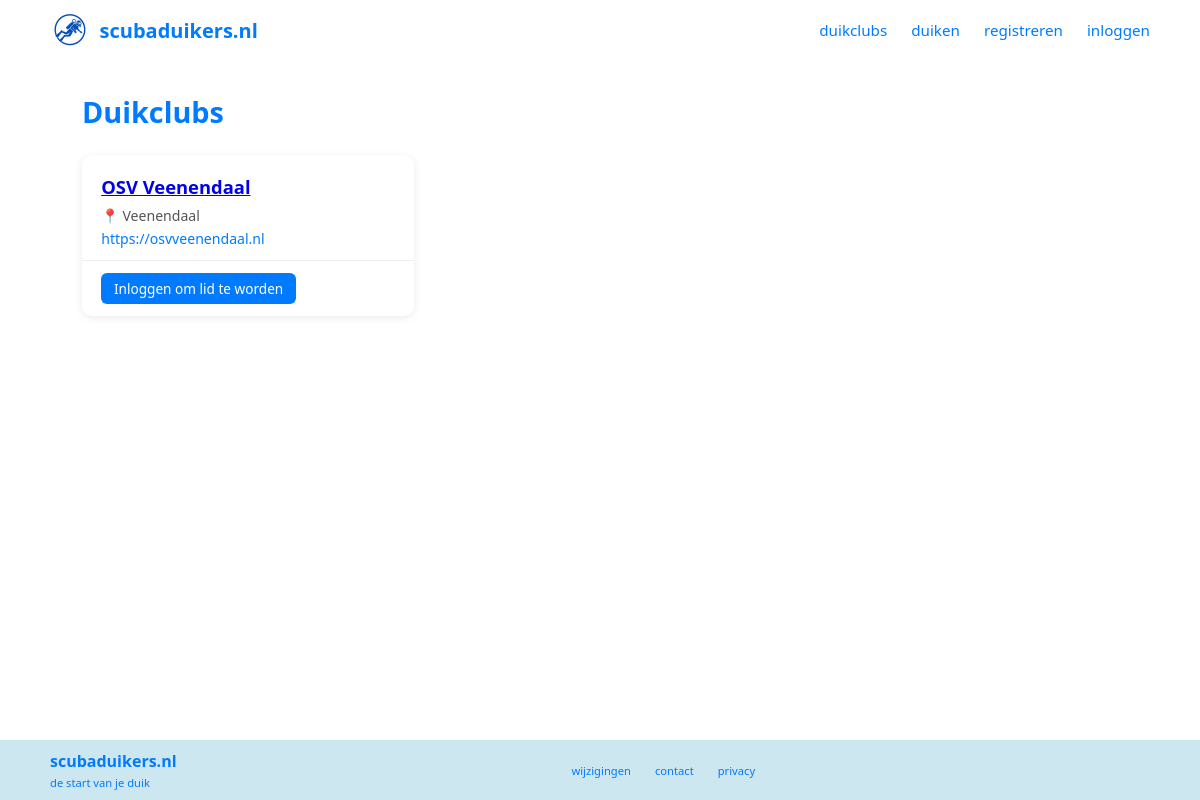
The app's page /clubs, older data.
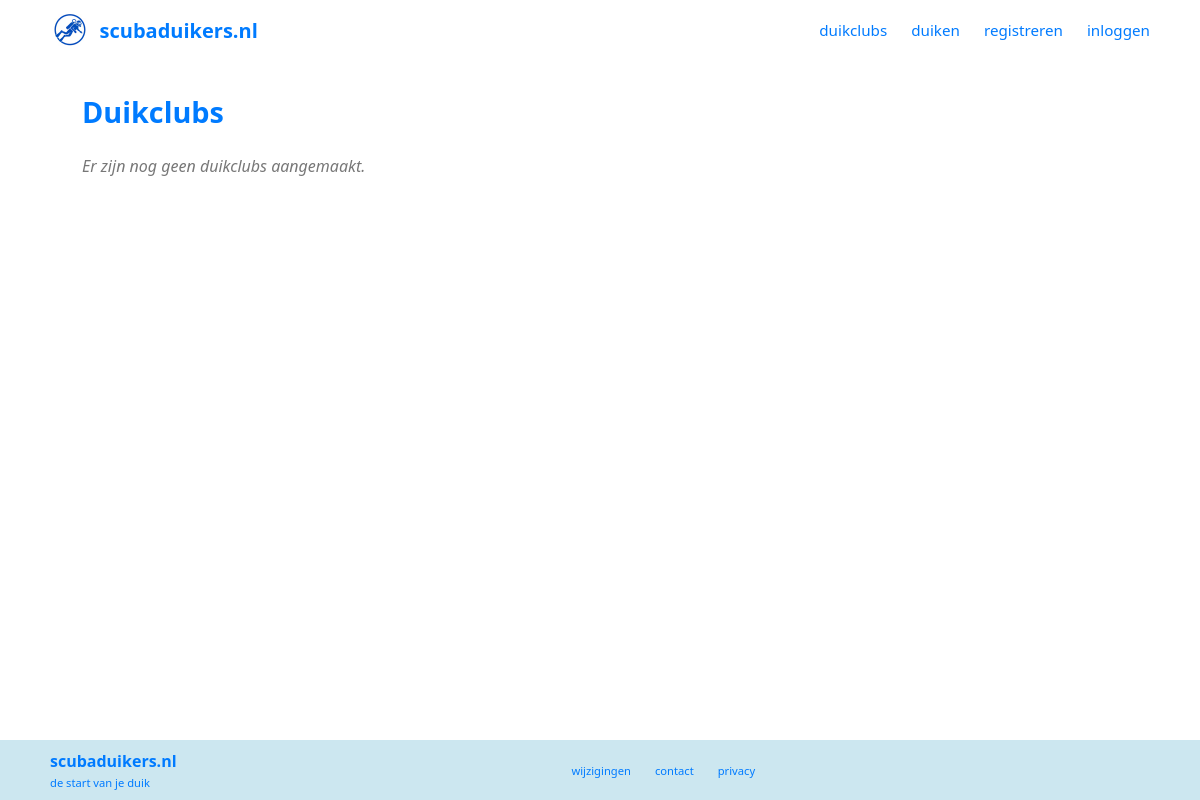
The same page, newer data.
### models.py (models this page shows)
class DivingClubBase(SQLModel):
    name: str
    location: Optional[str] = None
    website: Optional[str] = None

class DivingClub(DivingClubBase, table=True):
    id: Optional[int] = Field(default=None, primary_key=True)
    members: list["User"] = Relationship(back_populates="clubs", link_model=UserDivingClubLink)
    organised_dives: list["Dive"] = Relationship(back_populates="organiser_club")

### routers/clubs.py (the view)
@router.get("/clubs", response_class=HTMLResponse)
def clubs_overview(request: Request, session: Session = Depends(get_session)):
    clubs = session.exec(select(DivingClub)).all()
    user_id = request.session.get("user_id")
    club_data = []
    for club in clubs:
        entry: dict = {
            "club": club,
            "user_role": None,
            "has_pending_request": False,
            "pending_requests": [],
        }
        if user_id:
            link = session.exec(
                select(UserDivingClubLink)
                .where(UserDivingClubLink.club_id == club.id)
                .where(UserDivingClubLink.user_id == user_id)
            ).first()
            if link:
                entry["user_role"] = link.role
            else:
                req = session.exec(
                    select(ClubJoinRequest)
                    .where(ClubJoinRequest.club_id == club.id)
                    .where(ClubJoinRequest.user_id == user_id)
                    .where(ClubJoinRequest.status == JoinRequestStatus.pending)
                ).first()
                entry["has_pending_request"] = req is not None
            if link and link.role == ClubRole.admin:
                pending = session.exec(
                    select(ClubJoinRequest)
                    .where(ClubJoinRequest.club_id == club.id)
                    .where(ClubJoinRequest.status == JoinRequestStatus.pending)
                ).all()
                entry["pending_requests"] = [
                    {"request": r, "user": session.get(User, r.user_id)}
                    for r in pending
                ]
        club_data.append(entry)
    return templates.TemplateResponse(request, "clubs.html", {"club_data": club_data})

### templates/clubs.html (shortened to what this page needs)
{% extends "base.html" %}
{% block content %}
<section>
    <div class="page-header">
        <h1>Duikclubs</h1>
    </div>
    {% if not club_data %}
    <p class="empty-state">Er zijn nog geen duikclubs aangemaakt.</p>
    {% endif %}
    <div class="card-grid">
    {% for entry in club_data %}
    {% set club = entry.club %}
    <div class="card">
        <div class="card-body">
            <h2 class="card-title"><a href="/clubs/{{ club.id }}">{{ club.name }}</a></h2>
            {% if club.location %}
            <p class="card-meta">📍 {{ club.location }}</p>
            {% endif %}
            {% if club.website %}
            <p class="card-meta">
                <a href="{{ club.website }}" target="_blank" rel="noopener noreferrer">{{ club.website }}</a>
            </p>
            {% endif %}
        </div>
        <div class="card-footer">
            {% if entry.user_role == "admin" %}
                <span class="badge badge-admin">Admin</span>
            {% elif entry.user_role == "member" %}
                <span class="badge badge-member">Lid</span>
            {% elif entry.has_pending_request %}
                <span class="badge badge-pending">Aanvraag in behandeling</span>
            {% elif request.session.get('user_id') %}
                <form method="post" action="/clubs/{{ club.id }}/join" style="display:inline">
                    <button type="submit" class="btn btn-sm">Lid worden</button>
                </form>
            {% else %}
                <a href="/login" class="btn btn-sm">Inloggen om lid te worden</a>
            {% endif %}
        </div>
    </div>
    {% endfor %}
    </div>
</section>
{% endblock %}

### templates/base.html (shortened to what this page needs)
<!DOCTYPE html>
<html lang="nl">
<head>
    <link rel="stylesheet" href="/static/style.css">
</head>
<body>
    <header>
        <nav>
            <a href="/" class="logo"><img src="/static/scubaduikers.avif" alt=""><span>scubaduikers.nl</span></a>
            <ul id="nav-menu">
                <li><a href="/clubs">duikclubs</a></li>
                <li><a href="/dives">duiken</a></li>
                {% if not request.session.get('user_name') %}<li><a href="/register">registreren</a></li>{% endif %}                {% if request.session.get('user_name') %}
                <li class="nav-user">
                    <a href="/profile">{{ request.session.get('user_name') }}</a>
                    <form method="post" action="/logout" style="display:inline">
                        <button type="submit" class="nav-logout">(uitloggen)</button>
                    </form>
                </li>
                {% else %}
                <li><a href="/login">inloggen</a></li>
                {% endif %}
            </ul>
        </nav>
    </header>
    <main>
        {% block content %}{% endblock %}
    </main>
    <footer>
        <div class="footer-inner">
            <div class="footer-brand">
                <strong>scubaduikers.nl</strong>
                <span>de start van je duik</span>
            </div>
            <nav class="footer-links">
                <a href="/wijzigingen">wijzigingen</a>
                <a href="/contact">contact</a>
                <a href="/privacy">privacy</a>
            </nav>
        </div>
    </footer>
</body>
</html>

### static/style.css (style rules this page uses)
*, *::before, *::after { box-sizing: border-box; margin: 0; padding: 0; }
:root { --color-primary: #007BFF; --color-accent: #007BFF; --color-bg: #fff; --color-text: #1a1a2e; --color-nav-bg: #007BFF; --font-base: system-ui, sans-serif; }
body { font-family: var(--font-base); background-color: var(--color-bg); color: var(--color-text); min-height: 100dvh; display: flex; flex-direction: column; }
header { background-color: #fff; padding: 0 2rem; }
nav { display: flex; align-items: center; justify-content: space-between; max-width: 1100px; margin: 0 auto; height: 60px; }
nav .logo { display: flex; align-items: center; gap: 0.6rem; text-decoration: none; color: var(--color-primary); font-size: 1.25rem; font-weight: 700; }
nav .logo img { height: 40px; width: auto; display: block; }
nav ul { list-style: none; display: flex; gap: 1.5rem; }
nav ul a { color: var(--color-primary); text-decoration: none; font-size: 0.95rem; transition: color 0.2s; }
nav ul li { display: flex; align-items: center; }
main { flex: 1; max-width: 1100px; width: 100%; margin: 0 auto; padding: 2rem; }
footer { background-color: #cce7f0; color: var(--color-primary); padding: 0rem 2rem; font-size: 0.7rem; }
.footer-inner { display: flex; justify-content: space-between; align-items: center; max-width: 1100px; margin: 0 auto; }
.footer-brand { display: flex; flex-direction: column; gap: 0.2rem; }
.footer-brand strong { font-size: 1rem; }
.footer-links { display: flex; gap: 1.5rem; }
.footer-links a { color: var(--color-primary); text-decoration: none; }
.page-header { display: flex; align-items: center; justify-content: space-between; margin-bottom: 1.5rem; flex-wrap: wrap; gap: 0.75rem; }
.page-header h1 { color: var(--color-primary); font-size: 1.8rem; }
.empty-state { color: #777; font-style: italic; margin-top: 1rem; }

Row changes from the older to the newer data that the page shows:
removed DivingClub: name "OSV Veenendaal", location "Veenendaal", website "https://osvveenendaal.nl"
Text that changed along with them:
text now shown: "Er zijn nog geen duikclubs aangemaakt."
list line gone: "Inloggen om lid te worden"
